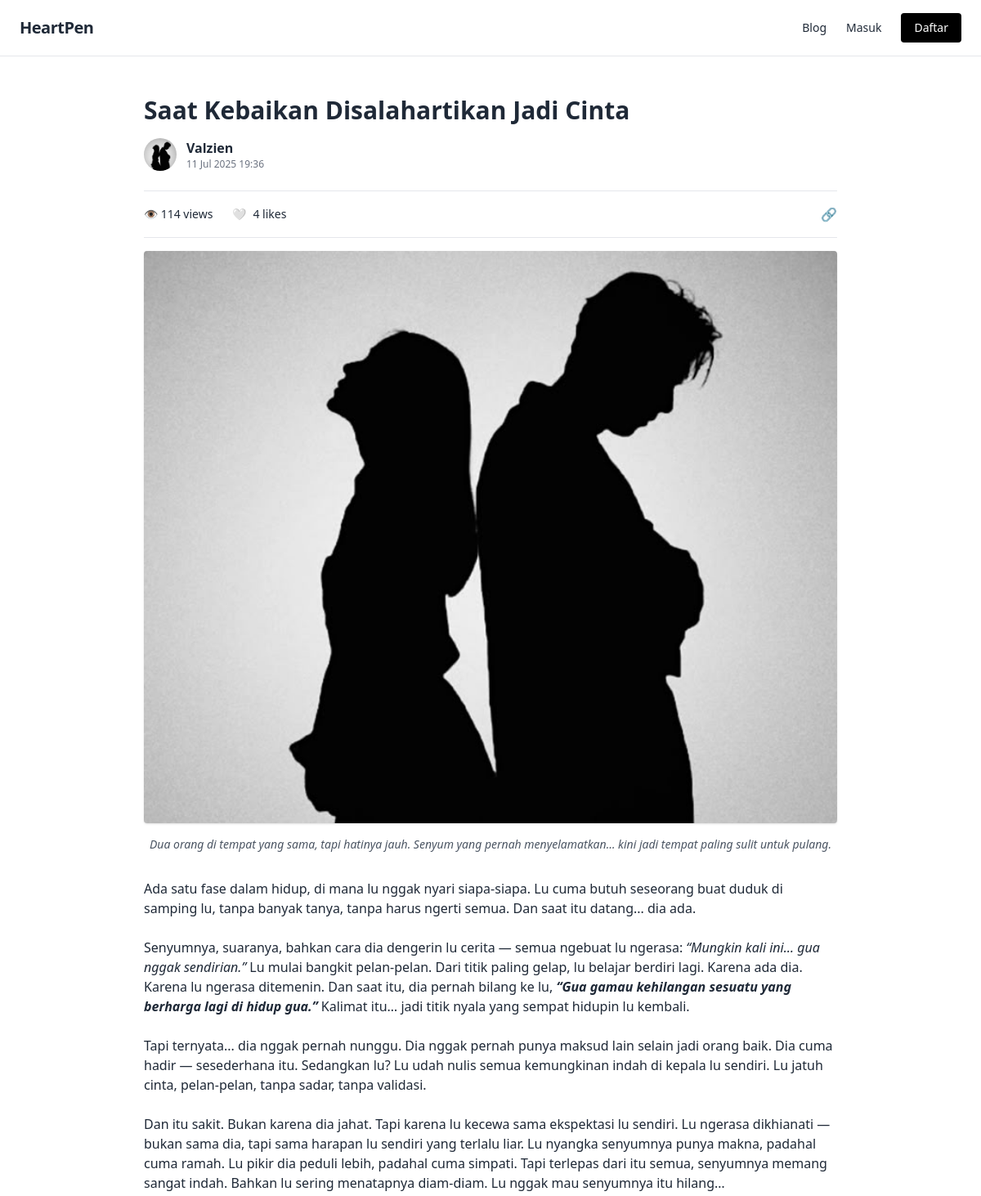
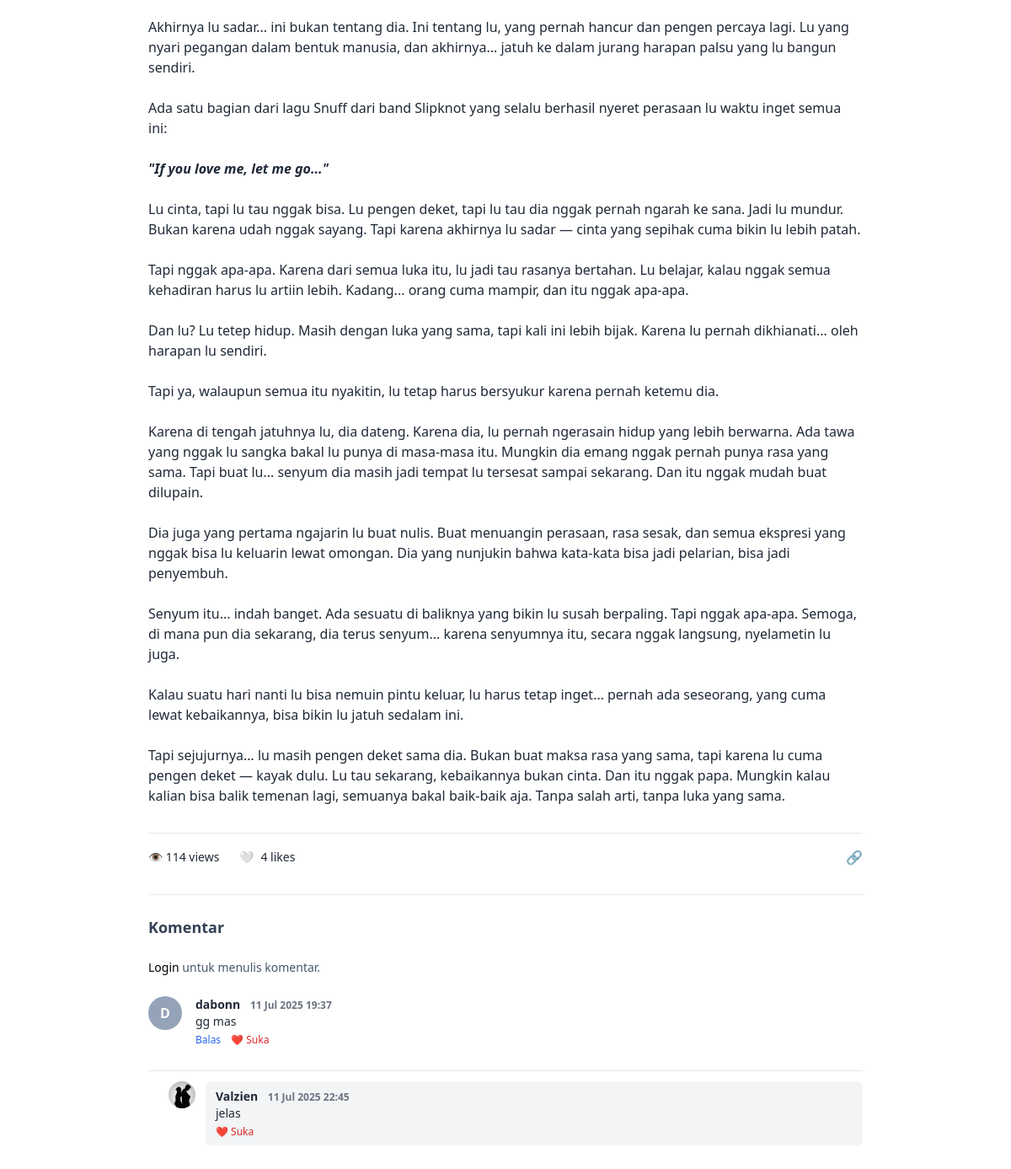
The page /read.php?baca=saat-kebaikan-disalahartikan-jadi-cinta on the database its author committed (2 pictures, top to bottom).
### tables this page shows
CREATE TABLE `posts` (
  `id` int(11) NOT NULL,
  `user_id` int(11) DEFAULT NULL,
  `title` varchar(200) DEFAULT NULL,
  `baca` varchar(255) DEFAULT NULL,
  `cover` varchar(255) DEFAULT NULL,
  `image_desc` varchar(255) DEFAULT NULL,
  `content` text DEFAULT NULL,
  `created_at` timestamp NULL DEFAULT current_timestamp(),
  `status` enum('draft','pending','publish','archived') DEFAULT NULL,
  `views` int(11) DEFAULT 0,
  `likes_count` int(11) DEFAULT 0
);

CREATE TABLE `users` (
  `id` int(11) NOT NULL,
  `full_name` varchar(100) DEFAULT NULL,
  `username` varchar(50) DEFAULT NULL,
  `email` varchar(100) DEFAULT NULL,
  `password` varchar(255) DEFAULT NULL,
  `is_verified` tinyint(1) DEFAULT 0,
  `verification_token` varchar(64) DEFAULT NULL,
  `token_expiry` datetime DEFAULT NULL,
  `role` enum('admin','user') DEFAULT 'user',
  `profile_photo` varchar(255) DEFAULT NULL,
  `bio` text DEFAULT NULL,
  `instagram` varchar(100) DEFAULT NULL,
  `twitter` varchar(100) DEFAULT NULL,
  `linkedin` varchar(100) DEFAULT NULL,
  `reset_token` varchar(100) DEFAULT NULL,
  `reset_expiry` datetime DEFAULT NULL
);

CREATE TABLE `comments` (
  `id` int(11) NOT NULL,
  `user_id` int(11) NOT NULL,
  `post_id` int(11) NOT NULL,
  `content` text NOT NULL,
  `created_at` datetime DEFAULT current_timestamp()
);

CREATE TABLE `comment_replies` (
  `id` int(11) NOT NULL,
  `comment_id` int(11) NOT NULL,
  `user_id` int(11) NOT NULL,
  `content` text NOT NULL,
  `created_at` datetime DEFAULT current_timestamp()
);

### read.php (the view, shortened to what this page needs)
<?php
include 'header.php';
include 'koneksi.php';
$user_id = $_SESSION['user_id'] ?? null;
$post = null;
$isLiked = false;
if (isset($_GET['baca'])) {
    $baca = $_GET['baca'];
    $stmt = $pdo->prepare("SELECT p.*, u.username, u.profile_photo
                           FROM posts p
                           LEFT JOIN users u ON p.user_id = u.id
                           WHERE p.baca = ?");
    $stmt->execute([$baca]);
    $post = $stmt->fetch();
}
$viewsStmt = $pdo->prepare("SELECT COUNT(*) FROM post_views WHERE post_id = ?");
$viewsStmt->execute([$post['id']]);
$totalViews = $viewsStmt->fetchColumn();
$likeStmt = $pdo->prepare("SELECT COUNT(*) FROM post_likes WHERE post_id = ?");
$likeStmt->execute([$post['id']]);
$totalLikes = $likeStmt->fetchColumn();
$cmt_stmt = $pdo->prepare("SELECT c.*, u.username, u.profile_photo
                            FROM comments c
                            JOIN users u ON c.user_id = u.id
                            WHERE c.post_id = ?
                            ORDER BY c.created_at DESC");
$cmt_stmt->execute([$post['id']]);
$comments = $cmt_stmt->fetchAll();
$replies = [];
$r_stmt = $pdo->prepare("SELECT r.*, u.username, u.profile_photo
                          FROM comment_replies r
                          JOIN users u ON r.user_id = u.id
                          WHERE r.comment_id IN (SELECT id FROM comments WHERE post_id = ?)
                          ORDER BY r.created_at ASC");
$r_stmt->execute([$post['id']]);
$replyData = $r_stmt->fetchAll();
foreach ($replyData as $reply) {
    $replies[$reply['comment_id']][] = $reply;
}
?>
<div class="container mx-auto px-6 py-12 max-w-4xl">
    <h1 class="text-3xl font-bold mb-4"><?= htmlspecialchars($post['title']) ?></h1>
    <div class="mb-6 flex items-center gap-3">
        <?php if (!empty($post['profile_photo'])): ?>
            <img src="<?= htmlspecialchars($post['profile_photo']) ?>" class="w-10 h-10 rounded-full object-cover">
        <?php else: ?>
            <div class="w-10 h-10 rounded-full bg-gray-300 flex items-center justify-center font-bold text-white">
                <?= strtoupper(substr($post['username'],0,1)) ?>
            </div>
        <?php endif; ?>
        <div>
            <a href="user?user=<?= urlencode($post['username']) ?>" class="font-semibold hover:underline">
                <?= htmlspecialchars($post['username']) ?>
            </a>
            <div class="text-xs text-gray-500"><?= date('d M Y H:i', strtotime($post['created_at'])) ?></div>
        </div>
    </div>
    <div class="flex items-center justify-between text-sm border-t pt-4">
        <div class="flex items-center gap-6">
            <div class="flex items-center gap-2">
            👁️ <?= $totalViews ?> views
            </div>
            <div class="flex items-center gap-2 likeBtn cursor-pointer" data-id="<?= $post['id'] ?>" data-login="<?= $user_id ? '1' : '0' ?>">
            <span class="likeIcon"><?= $isLiked ? '❤️' : '🤍' ?></span> <?= $totalLikes ?> likes
            </div>
        </div>
        <div class="relative">
            <button id="shareBtn"
            class="text-base hover:scale-110 transition"
            title="Bagikan">
            🔗
            </button>
        </div>
    </div>
<div class="border-t my-4"></div>
    <?php if (!empty($post['cover'])): ?>
        <div class="w-full max-h-[400px] sm:max-h-[500px] md:max-h-[600px] lg:max-h-[700px] xl:max-h-[800px] flex justify-center items-center bg-gray-100 rounded shadow mb-4 overflow-hidden">
            <img src="<?= htmlspecialchars($post['cover']) ?>" alt="<?= htmlspecialchars($post['image_desc']) ?>"
                class="w-full h-auto max-h-full object-contain">
        </div>
        <?php if (!empty($post['image_desc'])): ?>
            <p class="text-sm text-gray-600 italic text-center font-light mb-8"><?= htmlspecialchars($post['image_desc']) ?></p>
        <?php endif; ?>
    <?php endif; ?>
<div class="prose max-w-none text-gray-800 mb-8"><?= nl2br($post['content']) ?></div>
    <div class="flex items-center justify-between text-sm border-t pt-4">
        <div class="flex items-center gap-6">
            <div class="flex items-center gap-2">
            👁️ <?= $totalViews ?> views
            </div>
            <div class="flex items-center gap-2 likeBtn cursor-pointer" data-id="<?= $post['id'] ?>" data-login="<?= $user_id ? '1' : '0' ?>">
            <span class="likeIcon"><?= $isLiked ? '❤️' : '🤍' ?></span> <?= $totalLikes ?> likes
            </div>
        </div>
        <div class="relative">
            <button id="shareBtn"
            class="text-base hover:scale-110 transition"
            title="Bagikan">
            🔗
            </button>
        </div>
    </div>
    <div class="mt-8 border-t pt-6 space-y-6">
        <h4 class="text-lg font-bold mb-4 text-slate-700">Komentar</h4>
        <?php if ($user_id): ?>
            <form id="commentForm" class="space-y-4">
                <textarea name="comment" rows="3" placeholder="Tulis komentar..."
                    class="w-full p-3 border rounded focus:outline-none focus:ring"></textarea>
                <button type="submit"
                    class="bg-black text-white px-6 py-2 rounded hover:bg-gray-800">Kirim Komentar</button>
            </form>
        <?php else: ?>
            <div class="text-sm text-slate-600">
                <a href="login" class="text-black hover:underline">Login</a> untuk menulis komentar.
            </div>
        <?php endif; ?>
        <div id="commentList">
            <?php foreach ($comments as $cmt): ?>
            <div class="flex items-start gap-4 border-b pb-4 comment-item">
                <?php if ($cmt['profile_photo']): ?>
                    <img src="<?= htmlspecialchars($cmt['profile_photo']) ?>" class="w-10 h-10 rounded-full object-cover">
                <?php else: ?>
                    <div class="w-10 h-10 rounded-full bg-slate-400 flex items-center justify-center text-white font-bold">
                        <?= strtoupper(substr($cmt['username'],0,1)) ?>
                    </div>
                <?php endif; ?>
                <div class="flex-1">
                    <div class="text-sm font-semibold">
                        <a href="user?user=<?= urlencode($cmt['username']) ?>" class="hover:underline">
                            <?= htmlspecialchars($cmt['username']) ?>
                        </a>
                        <span class="text-xs text-gray-500 ml-2"><?= date('d M Y H:i', strtotime($cmt['created_at'])) ?></span>
                    </div>
                    <div class="text-sm text-gray-800"><?= nl2br(htmlspecialchars($cmt['content'])) ?></div>
                    <div class="flex gap-3 mt-1">
                        <button class="replyBtn text-xs text-blue-600 hover:underline" data-id="<?= $cmt['id'] ?>">Balas</button>
                        <button class="likeCommentBtn text-xs text-red-600 hover:underline" data-id="<?= $cmt['id'] ?>">❤️ Suka</button>
                    </div>
                </div>
            </div>
                        <?php if (!empty($replies[$cmt['id']])): ?>
                <div class="mt-3 space-y-3">
                    <?php foreach ($replies[$cmt['id']] as $rep): ?>
                        <div class="flex items-start gap-3 ml-6 reply-item">
                            <?php if ($rep['profile_photo']): ?>
                                <img src="<?= htmlspecialchars($rep['profile_photo']) ?>" class="w-8 h-8 rounded-full object-cover">
                            <?php else: ?>
                                <div class="w-8 h-8 rounded-full bg-slate-400 flex items-center justify-center text-white text-xs font-bold">
                                    <?= strtoupper(substr($rep['username'],0,1)) ?>
                                </div>
                            <?php endif; ?>
                            <div class="bg-gray-100 px-3 py-2 rounded-md flex-1">
                                <div class="text-sm font-semibold">
                                    <a href="user?user=<?= urlencode($rep['username']) ?>" class="hover:underline">
                                        <?= htmlspecialchars($rep['username']) ?>
                                    </a>
                                    <span class="text-xs text-gray-500 ml-2"><?= date('d M Y H:i', strtotime($rep['created_at'])) ?></span>
                                </div>
                                <div class="text-sm text-gray-800"><?= nl2br(htmlspecialchars($rep['content'])) ?></div>
                                <div class="flex gap-3 mt-1">
                                    <button class="likeReplyBtn text-xs text-red-600 hover:underline" data-id="<?= $rep['id'] ?>">❤️ Suka</button>
                                </div>
                            </div>
                        </div>
                    <?php endforeach; ?>
                </div>
            <?php endif; ?>
            <?php endforeach; ?>
        </div>
    </div>
</div>

### header.php (style rules this page uses)
html, body { overflow-x: hidden; max-width: 100%; }

### rows shown on the page
posts: title "Saat Kebaikan Disalahartikan Jadi Cinta", user.profile_photo (picture), user.username "Valzien", created_at "11 Jul 2025 19:36", cover (picture), image_desc "Dua orang di tempat yang sama, tapi hatinya jauh. Senyum yang pernah menyelamatkan… kini jadi tempat paling sulit untuk pulang.", content "Ada satu fase dalam hidup, di mana lu nggak nyari siapa-siapa. Lu cuma butuh seseorang buat duduk di samping lu, tanpa banyak tanya, tanpa harus ngerti semua. Dan saat itu datang... dia ada. Senyumnya, suaranya, bahkan cara dia dengerin lu cerita — semua ngebuat lu ngerasa: “Mungkin kali ini… gua nggak sendirian.” Lu mulai bangkit pelan-pelan. Dari titik paling gelap, lu belajar berdiri lagi. Karena ada dia. Karena lu ngerasa ditemenin. Dan saat itu, dia pernah bilang ke lu, “Gua gamau kehilangan sesuatu yang berharga lagi di hidup gua.” Kalimat itu… jadi titik nyala yang sempat hidupin lu kembali. Tapi ternyata... dia nggak pernah nunggu. Dia nggak pernah punya maksud lain selain jadi…"
comments: user.username "D", user.username "dabonn", created_at "11 Jul 2025 19:37", content "gg mas"
comment_replies: user.profile_photo (picture), user.username "Valzien", created_at "11 Jul 2025 22:45", content "jelas"

### other values the page prints
$totalViews "114"
$totalLikes "4"
